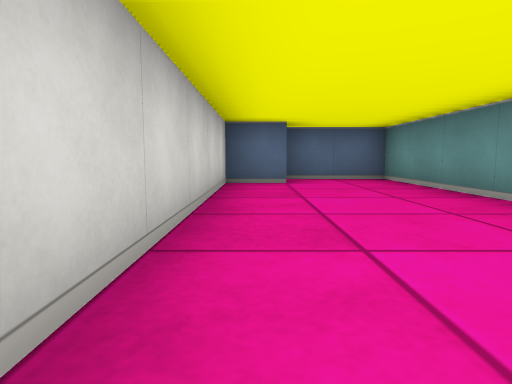
View 1 (above)

20 first-person views from a walk through a cub3D ray-caster map. The camera is about half as high as the walls, tilts 6° down and sees 75° across. The floor is counted in squares. Each view is taken from the middle of a square. On the plan, view 1 faces up. The plan holds only what a view shows up to about 9 squares ahead; the rest is blank.

View 2
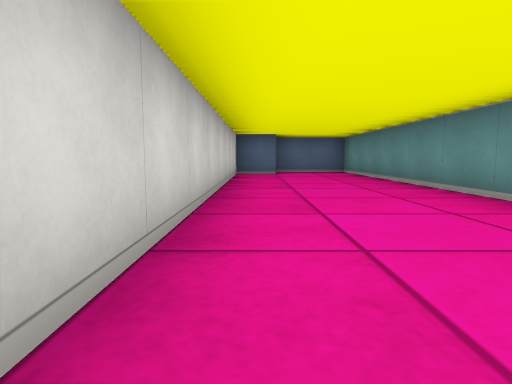

View 3
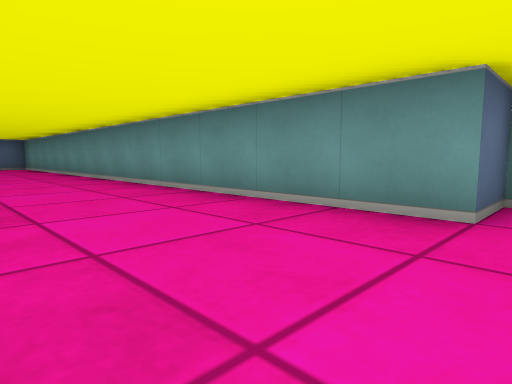

View 4
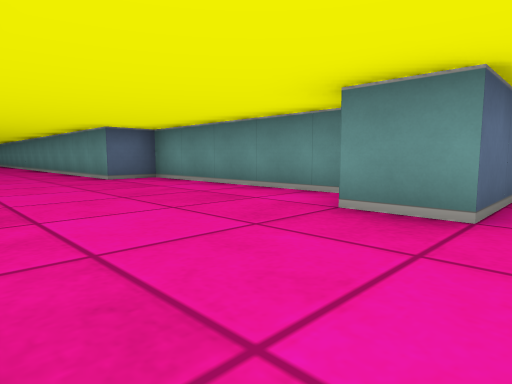

View 5
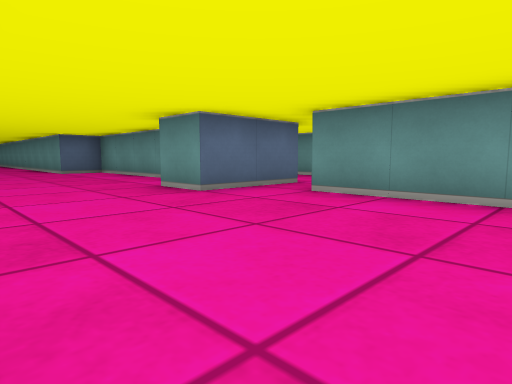

View 6
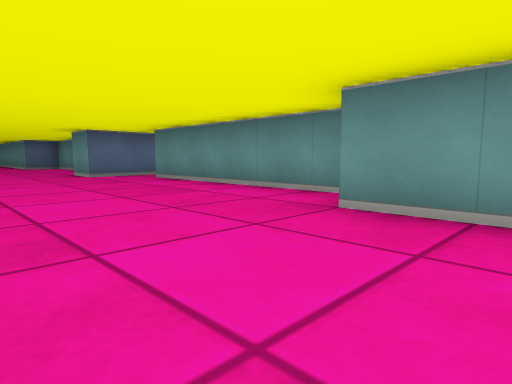

View 7
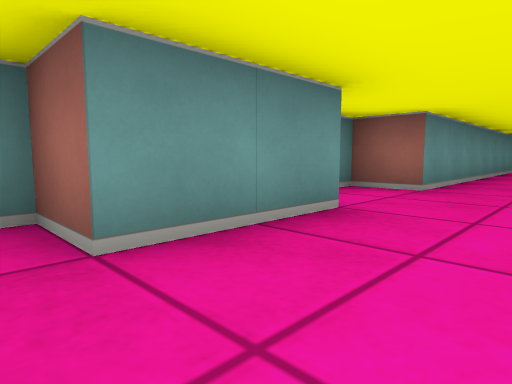

View 8
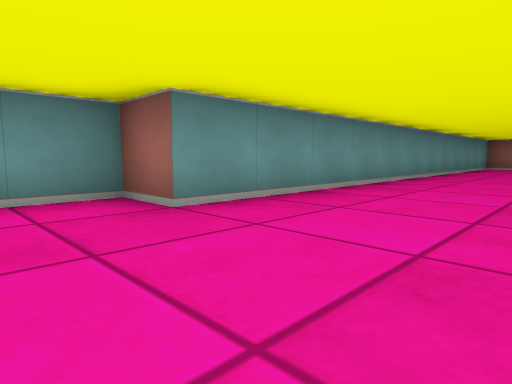

View 9
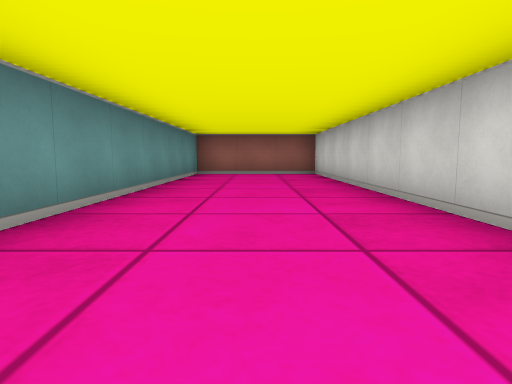

View 10
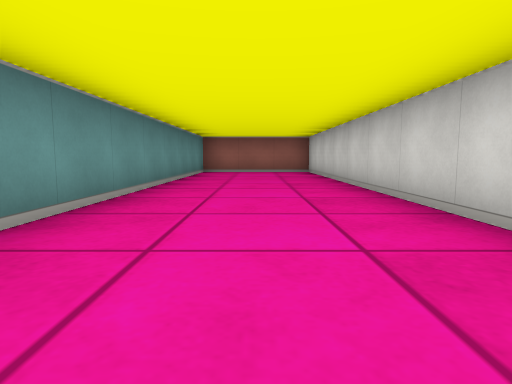

View 11
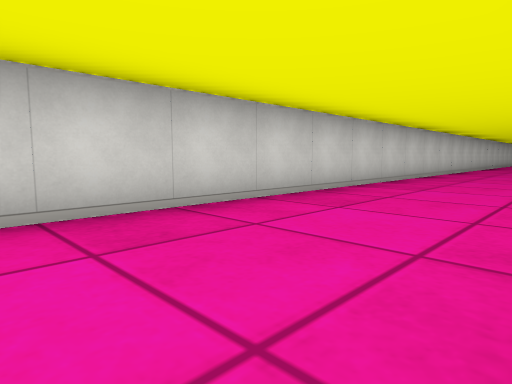

View 12
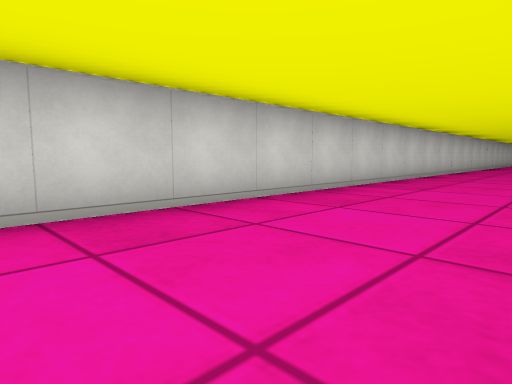

View 13
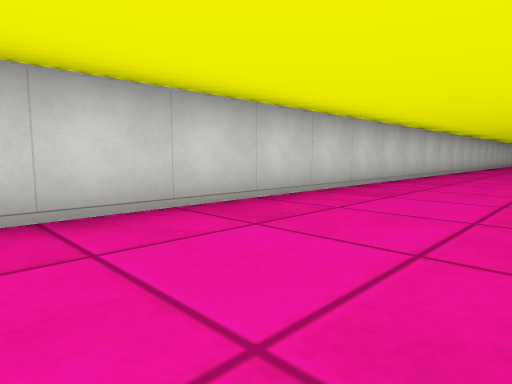

View 14
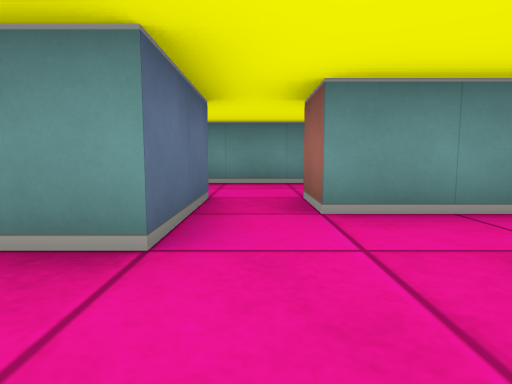

View 15
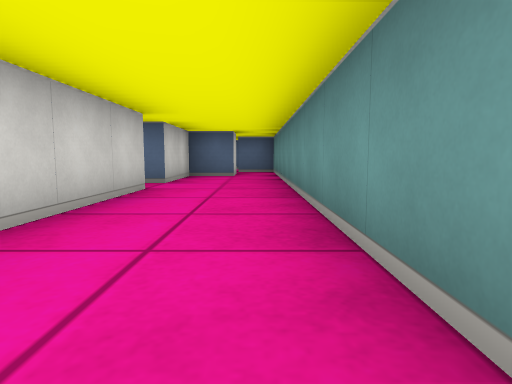

View 16
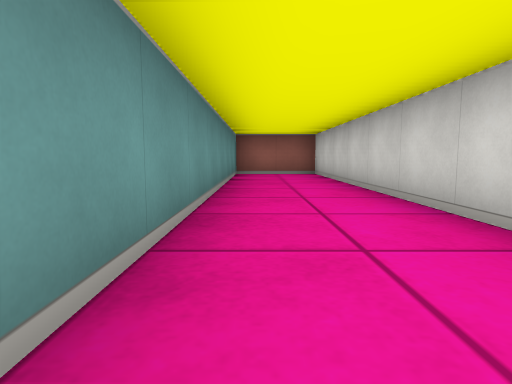

View 17
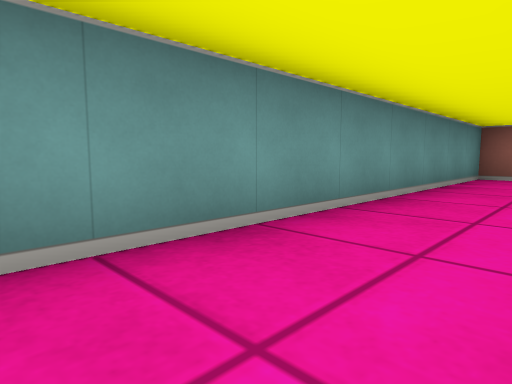

View 18
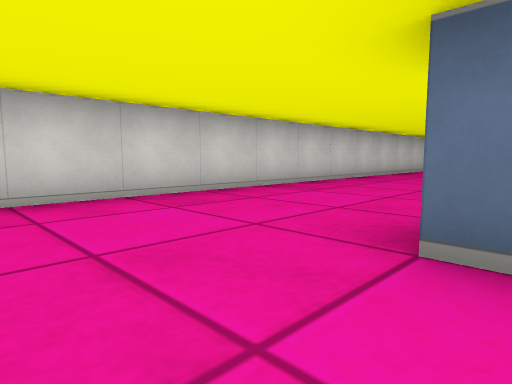

View 19
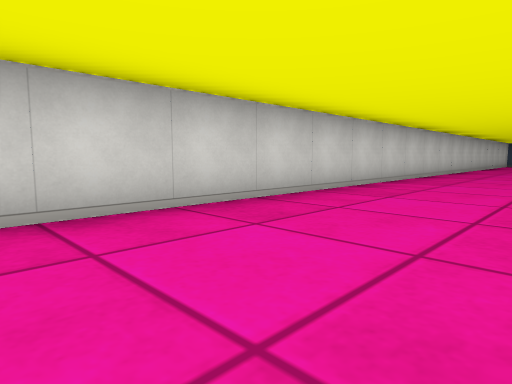

View 20
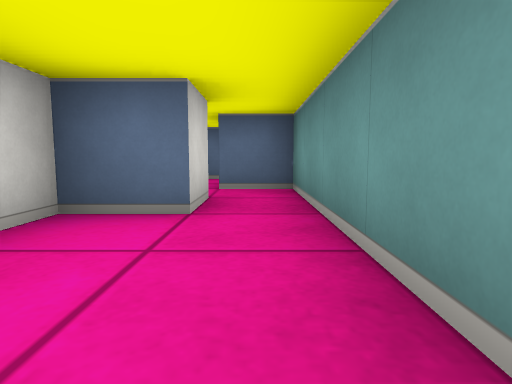

### Floor plan
Points are (right, up) in squares from view 1. A wall is a line through its corners. A room is listed if a view was taken in it or the views show most of it. See-through windows are left out.
Room 1 (views 1, 2, 3, 4, 5, 6, 7, 8, 9, 10, 11, 12, 13, 14, 18, 19)
walls: (4.5, -12.5) (2.5, -12.5) (2.5, -11.5); (3.5, -11) (3.5, -6.5) (2.5, -6.5) (2.5, 6.5) (0.5, 6.5); (2.5, -20.6) (2.5, -18.5) (3.5, -18.5) (3.5, -13.5) (4.5, -13.5); (0.6, 5.5) (-0.5, 5.5) (-0.5, -34.5) (2.5, -34.5) (2.5, -22.5) (3.5, -22.5) (3.5, -21.4)
ways out: opening at (4, -13) to room 2
Room 2 (views 15, 16, 17, 20)
walls: (4.5, -13.5) (4.5, -22.5) (6.5, -22.5) (6.5, -9.5); (5.5, -9.5) (5.5, -10.5) (4.5, -10.5) (4.5, -12.5)
ways out: opening at (4, -13) to room 1; opening at (6, -10)

Where each view was taken, in squares from view 1:
view 1: 0 up, 0 right, facing up
view 2: 3 down, 0 right, facing up
view 3: 7 down, 0 right, facing up-right
view 4: 13 down, 0 right, facing up-right
view 5: 16 down, 0 right, facing up-right
view 6: 20 down, 0 right, facing up-right
view 7: 18 down, 1 right, facing down-right
view 8: 21 down, 0 right, facing down-right
view 9: 26 down, 1 right, facing down
view 10: 25 down, 1 right, facing down
view 11: 29 down, 2 right, facing up-left
view 12: 25 down, 2 right, facing up-left
view 13: 20 down, 2 right, facing up-left
view 14: 13 down, 1 right, facing right
view 15: 18 down, 6 right, facing up
view 16: 14 down, 6 right, facing down
view 17: 15 down, 5 right, facing down-right
view 18: 14 down, 3 right, facing up-left
view 19: 12 down, 2 right, facing up-left
view 20: 13 down, 6 right, facing up
